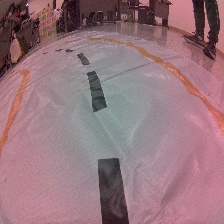
#> input picture snapshots/048.jpg, 224 x 224 px, found by its file name
$ python Proj_jetbot_img_conversion1.py
#> lines starting #> are read from the running program, lines starting #| are printed output that depends on the picture; after the words box and inside, x2 and y2 are one past the last pixel; in counts of white or black regions, pixels touching at a corner belong together
#import cv2
import numpy as np
#import matplotlib.pyplot as plt
import cv2 as cv
import os
#import requests, wget

img_color_approx = cv.imread('snapshots/048.jpg')
#> img_color_approx is the input picture: shape (224, 224, 3); mean B, G, R 125.2, 117.7, 150.7
img_gray = cv.cvtColor(img_color_approx, cv.COLOR_BGR2GRAY)
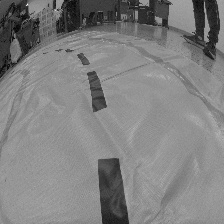
#> img_gray: shape (224, 224); min 4, max 248, mean 128.4
imgBlur = cv.GaussianBlur(img_gray, (7, 7), 1)
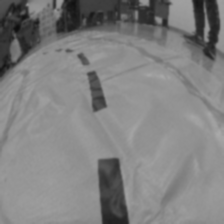
#> imgBlur: shape (224, 224); min 13, max 169, mean 128.4
imgCanny = cv.Canny(imgBlur, 100, 180)
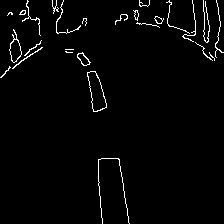
#> imgCanny: shape (224, 224); 2.3% white in thin lines or dots
ret, img_binary = cv.threshold(img_gray, 80, 255, cv.THRESH_BINARY_INV)
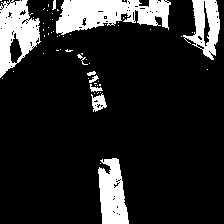
#> img_binary: shape (224, 224); 14.9% white; 60 white regions (50 under 20 px), largest, box (x1, y1, x2, y2) and area: (56, 0, 171, 35) 2609, (0, 0, 41, 78) 1830, (98, 158, 129, 224) 1453
#120부터 노이즈 낌 100이 그나마 제일 나은듯
cv.imshow('Blur', imgBlur)
cv.imshow('Canny', imgCanny)
cv.imshow('binary', img_binary)


# [10 lines of commented-out code are left out]


th2 = cv.adaptiveThreshold(imgCanny,255,cv.ADAPTIVE_THRESH_MEAN_C,\
    cv.THRESH_BINARY,11,4)
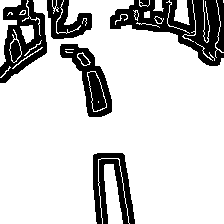
#> th2: shape (224, 224); 80.4% white; 6 black regions (1 under 20 px), largest, box (x1, y1, x2, y2) and area: (110, 0, 224, 66) 3525, (0, 0, 47, 83) 2057, (93, 153, 135, 224) 1624, (60, 44, 112, 117) 1602, (47, 0, 92, 39) 1002

th3 = cv.adaptiveThreshold(imgCanny,255,cv.ADAPTIVE_THRESH_GAUSSIAN_C,\
    cv.THRESH_BINARY,11,4)
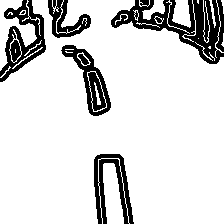
#> th3: shape (224, 224); 84.9% white; 6 black regions (1 under 20 px), largest, box (x1, y1, x2, y2) and area: (111, 0, 224, 64) 2866, (0, 0, 46, 82) 1549, (94, 154, 134, 224) 1226, (61, 45, 111, 116) 1192, (48, 0, 91, 38) 740


contours, _= cv.findContours(img_gray, cv.RETR_LIST, cv.CHAIN_APPROX_SIMPLE)
#> contours = [[[0, 0], [0, 223], [223, 223], [223, 0]]]

for cnt in contours:
    area = cv.contourArea(cnt)
    print(area)
    if area > 500:
        epsilon = 0.02 * cv.arcLength(cnt, True) #꼭지점 숫자? 각도?
        approx = cv.approxPolyDP(cnt, epsilon, True) #폴리곤 그리기?

        objCor = len(approx)  #폴리곤? 들의 꼭지점 갯수 정의
        if objCor == 4: #꼭지점이 4개인 놈들을
        # x, y, w, h = cv.boundingRect(approx) #좌표들
            cv.drawContours(img_color_approx, [approx], 0, (0,255,255), 2) #컨투어 그리기?
#> this loop made 1 pass
#> (area, epsilon, approx, objCor) on pass 1: (49729, 17.84, [[0, 0], [0, 223], [223, 223], [223, 0]], 4)
#| 49729.0
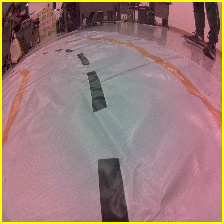
#> img_color_approx: shape (224, 224, 3); 3.54% of pixels changed, all inside (x1, y1, x2, y2) = (0, 0, 224, 224)
        #    cv.rectangle(imgContour, (x, y), (x+w, y+h), (0, 255, 0), 1) #그려내라 뭐 이건가
cv.imshow("Result approx", img_color_approx)
cv.waitKey(0)

$ run again, with snapshots/002.jpg copied over snapshots/048.jpg
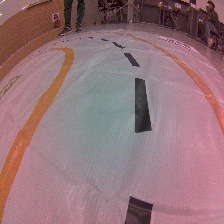
#> input picture snapshots/002.jpg, 224 x 224 px, found by its file name
#> img_color_approx is the input picture: shape (224, 224, 3); mean B, G, R 121.7, 116.2, 149.1
#> `imgCanny = cv.Canny(imgBlur, 100, 180)`:
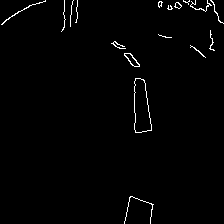
#> imgCanny: shape (224, 224); 1.3% white in thin lines or dots
#> img_binary: shape (224, 224); 12.7% white; 129 white regions (122 under 20 px), largest, box (x1, y1, x2, y2) and area: (38, 0, 224, 60) 4566, (135, 78, 152, 133) 688, (125, 196, 153, 224) 575
#> th2: shape (224, 224); 87.8% white; 7 black regions, largest, box (x1, y1, x2, y2) and area: (153, 0, 224, 62) 1646, (129, 73, 157, 138) 1394, (119, 191, 158, 224) 800
#> th3: shape (224, 224); 91.1% white; 8 black regions, largest, box (x1, y1, x2, y2) and area: (130, 74, 156, 137) 1047, (154, 0, 224, 28) 770, (58, 0, 82, 35) 580
#> contours = [[[0, 0], [0, 223], [223, 223], [223, 0]]]
#> the loop `for cnt in contours:` made 1 pass
#> (area, epsilon, approx, objCor) on pass 1: (49729, 17.84, [[0, 0], [0, 223], [223, 223], [223, 0]], 4)
#> (printed output is left out)
#> after the loop `for cnt in contours:`:
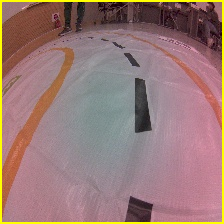
#> img_color_approx: shape (224, 224, 3); 3.54% of pixels changed, all inside (x1, y1, x2, y2) = (0, 0, 224, 224)
